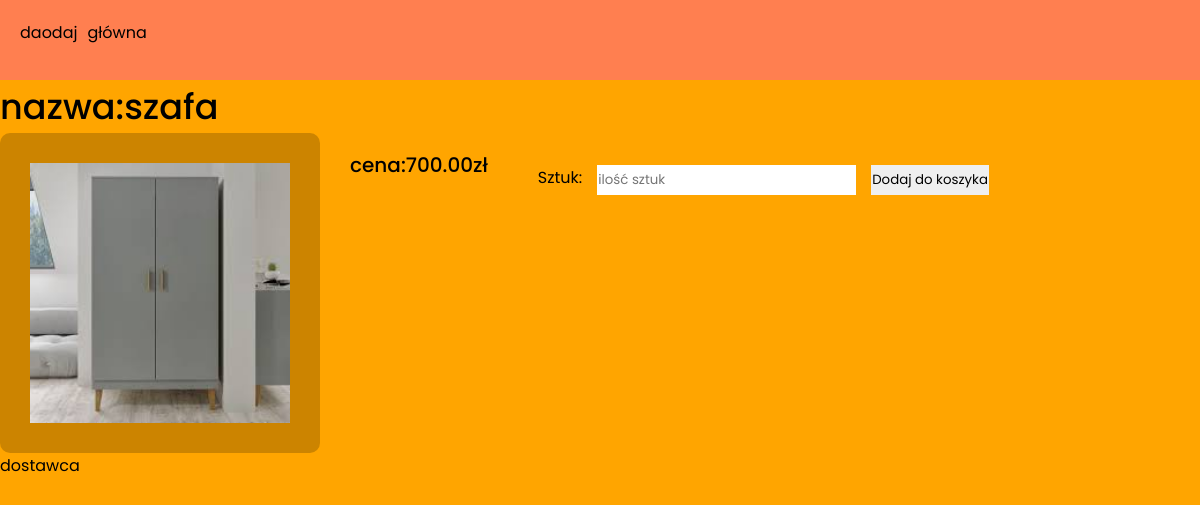
/item.php?id=5, run on the app's committed database.
### tables this page shows
CREATE TABLE `produkty` (
  `id` int(10) UNSIGNED NOT NULL,
  `id_dostawca` int(10) UNSIGNED NOT NULL,
  `nazwa` varchar(50) DEFAULT NULL COMMENT 'nazwa przedmiotu',
  `cena` decimal(10,2) DEFAULT NULL,
  `opis` text DEFAULT NULL,
  `zdiecie` varchar(100) DEFAULT NULL COMMENT 'zdjęcie jako tekst z końcówką .jpg',
  `kategoria` text NOT NULL
);

### item.php (the view, shortened to what this page needs)
<!DOCTYPE html>
<html lang="pl">
<head>
    <link rel="stylesheet" href="./css/nav.css">
    <link rel="stylesheet" href="./css/global.css">
    <link rel="stylesheet" href="./css/item.css">
</head>
<body>
<nav>
<div class="links">
            <a href="add.php" class="add linkable">daodaj</a>
            <a href="index.php" class="add linkable">główna</a>
        </div>
    </nav>
    <div class='card'>
        <?php
            $conect = mysqli_connect("localhost","root","","aledrogo");
            $zap = "select * from produkty WHERE id = ".$_GET['id'].";";
            $query = mysqli_query($conect,$zap);
            while($data = mysqli_fetch_row($query)){
                echo "<div class='imgandtitle'>
                    <p>nazwa:$data[2]</p>
                    <img src='$data[5]' alt='$data[5]'>
                    <a href='./dostawca.php?id=$data[1]'>dostawca</a>
                    </div>
                    <p class='price'>cena:$data[3]zł</p>"
                    ;
            }
        ?>
        <form action="/aledrogo/site/api/cardpost.php" method="post">
            <label for="">Sztuk:</label>
            <input type="number" name="many" id="many" placeholder="ilość sztuk">
            <input type="submit" value="Dodaj do koszyka">
        </form>
    </div>
</body>
</html>

### css/nav.css (style rules this page uses)
nav { width: 100%; padding: 20px; background-color: coral; }
form { margin-top: 15px; display: flex; gap: 15px; }
.links { display: flex; gap: 10px; }
.linkable { position: relative; }
.linkable::after { position: absolute; content: ""; width: 0%; height: 5px; background-color: aqua; left: 0; bottom: -5px; transition: 0.4s; margin-left: 50%; border-radius: 10px; }

### css/global.css (style rules this page uses)
* { margin: 0; padding: 0; box-sizing: border-box; font-family: 'Poppins', sans-serif; }
input { border: 1px solid transparent; }
a { color: black; text-decoration: none; }
p { font-weight: 500; font-size: 35px; }
body { height: 100%; display: flex; flex-direction: column; background-color: orange; }

### css/item.css (style rules this page uses)
.card { display: flex; flex-wrap: wrap; }
.price { margin-left: 30px; margin-top: 70px; font-size: 20px; }
img { height: 40vh; padding: 30px; background-color: rgba(0, 0, 0, 0.2); border-radius: 10px; }
.imgandtitle { display: flex; flex-direction: column; }
input { margin-top: 70px; height: 30px; }
label { margin-top: 70px; margin-left: 50px; }

### data on the page
produkty: nazwa "szafa", zdiecie (picture), cena "700.00"
